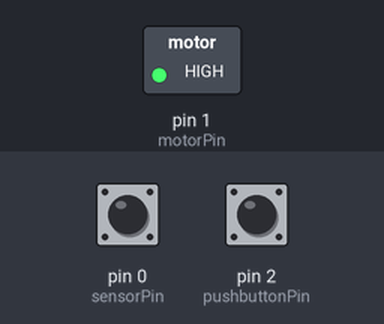
Bench run of a sketch on a simulated Arduino Uno, built with avr-gcc and run on an emulated ATmega328P. Parts: switched loads named in the sketch (green lamp = pin HIGH). The inputs (shaded band) are chosen by the test bench; at power-on: pin 0 (sensorPin) HIGH, pin 2 (pushbuttonPin) HIGH.

Above: at 1.2 s.
1.3 s: pin 0 (sensorPin) pulsed LOW 2 times (0.12 s each, 0.3 s apart)
At 1.9 s:
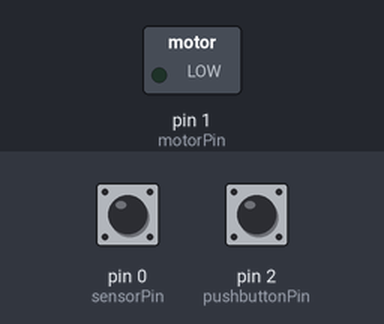
3.4 s: pin 2 (pushbuttonPin) pulled LOW for 1 s
At 4.7 s:
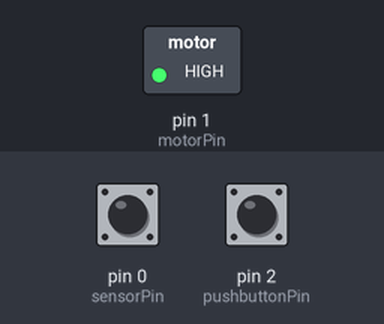
Timing chart, 0 to 6.4 s (numbered marks = the images above; inputs shaded):
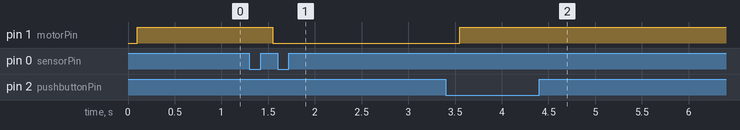

The sketch:

Timer.ino
```cpp
/*
Cat feeder timer.  Runs One feeding every 8 hours or 3x a day
 */

#include <limits.h>

// Device pins
const int motorPin =  1;      // MISO
const int sensorPin = 0;      // MOSI
const int pushbuttonPin = 2;   // SCK

// Feeding interval
const unsigned long interval = 8*60*60000;

// Variables will change:
int motorState = LOW;             // ledState used to set the LED

boolean sensorState= 0;
unsigned long previousMillis;        // will store last time LED was updated


void setup() {
  pinMode(motorPin, OUTPUT);
  pinMode(sensorPin,INPUT_PULLUP);
  pinMode(pushbuttonPin,INPUT_PULLUP);

  previousMillis = ULONG_MAX - interval; // run immediately on powerup

}

// time diff that handles rollover
unsigned long deltaT(unsigned long latest, unsigned long last){
 if (last>latest){
   return (ULONG_MAX-last) + latest;
 } else {
   return latest-last;
 }

}

// debounced read of the sensor pin.  Read it twice 100ms apart until it's stable
boolean readPin(int pin){

  boolean value;
  boolean value2=digitalRead(pin);

  do {
    value=value2;
    delay(100);
    value2=digitalRead(pin);
  } while (value!=value2);

  return value;
}

void loop()
{
  unsigned long currentMillis = millis();

  if (motorState == LOW) {
    // Reached feeding interval or Push button down
    if ((deltaT(currentMillis,previousMillis) > interval) ||
       readPin(pushbuttonPin) == LOW) {

      // save the last time you turned it on if we're triggered by the timer
      if (digitalRead(pushbuttonPin) == HIGH) {
        previousMillis = millis();
      }
      motorState = HIGH;
      digitalWrite(motorPin, motorState);
    }
  } else {
    // motor is on and stop sense isn't engaged.  Run until the next click
    if (readPin(sensorPin) == LOW){
      // wait until sensorPin is back to HIGH so we're past the low point
      do {
         delay(50);
      } while (readPin(sensorPin) == LOW);

      // stop motor
      motorState = LOW;
      digitalWrite(motorPin, motorState);
    }
  }

}
```

Measured:
- after the input at 1.3 s, pin 1 (motorPin): HIGH → LOW after 0.25 s
- after the input at 3.4 s, pin 1 (motorPin): LOW → HIGH after 0.15 s
